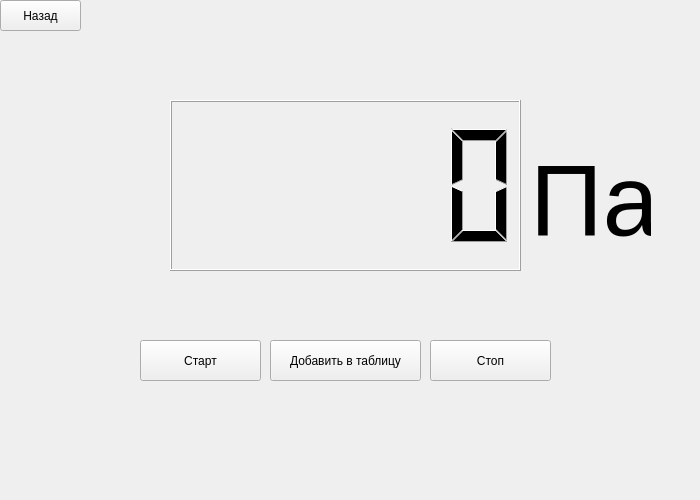
<?xml version="1.0" encoding="UTF-8"?>
<ui version="4.0">
 <class>press_data</class>
 <widget class="QWidget" name="press_data">
  <property name="geometry">
   <rect>
    <x>0</x>
    <y>0</y>
    <width>700</width>
    <height>500</height>
   </rect>
  </property>
  <property name="sizePolicy">
   <sizepolicy hsizetype="Fixed" vsizetype="Fixed">
    <horstretch>0</horstretch>
    <verstretch>0</verstretch>
   </sizepolicy>
  </property>
  <property name="minimumSize">
   <size>
    <width>700</width>
    <height>500</height>
   </size>
  </property>
  <property name="maximumSize">
   <size>
    <width>700</width>
    <height>500</height>
   </size>
  </property>
  <property name="windowTitle">
   <string>Form</string>
  </property>
  <widget class="QPushButton" name="back_button">
   <property name="geometry">
    <rect>
     <x>0</x>
     <y>0</y>
     <width>81</width>
     <height>31</height>
    </rect>
   </property>
   <property name="sizePolicy">
    <sizepolicy hsizetype="Expanding" vsizetype="Expanding">
     <horstretch>0</horstretch>
     <verstretch>0</verstretch>
    </sizepolicy>
   </property>
   <property name="text">
    <string>Назад</string>
   </property>
  </widget>
  <widget class="QLCDNumber" name="val">
   <property name="geometry">
    <rect>
     <x>170</x>
     <y>100</y>
     <width>351</width>
     <height>171</height>
    </rect>
   </property>
  </widget>
  <widget class="QPushButton" name="start">
   <property name="geometry">
    <rect>
     <x>140</x>
     <y>340</y>
     <width>121</width>
     <height>41</height>
    </rect>
   </property>
   <property name="text">
    <string>Старт</string>
   </property>
  </widget>
  <widget class="QPushButton" name="stop">
   <property name="geometry">
    <rect>
     <x>430</x>
     <y>340</y>
     <width>121</width>
     <height>41</height>
    </rect>
   </property>
   <property name="text">
    <string>Стоп</string>
   </property>
  </widget>
  <widget class="QLabel" name="label">
   <property name="geometry">
    <rect>
     <x>530</x>
     <y>150</y>
     <width>121</width>
     <height>101</height>
    </rect>
   </property>
   <property name="font">
    <font>
     <pointsize>76</pointsize>
    </font>
   </property>
   <property name="text">
    <string>Па</string>
   </property>
  </widget>
  <widget class="QPushButton" name="add">
   <property name="geometry">
    <rect>
     <x>270</x>
     <y>340</y>
     <width>151</width>
     <height>41</height>
    </rect>
   </property>
   <property name="text">
    <string>Добавить в таблицу</string>
   </property>
  </widget>
 </widget>
 <resources/>
 <connections/>
</ui>
